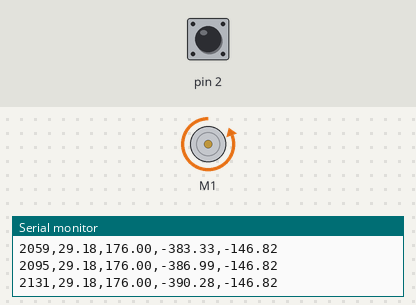
Recording of a sketch running on a simulated Arduino Uno, built with avr-gcc and run on an emulated ATmega328P. Parts: DC motor (green arrow = forward, orange = backward, longer = faster), the last lines printed to the serial monitor. The test bench sets the inputs (shaded band); at power-on: pin 2 HIGH.

Above: at 2.2 s.
2.3 s: pin 2 pulled LOW for 0.15 s
At 4.4 s:
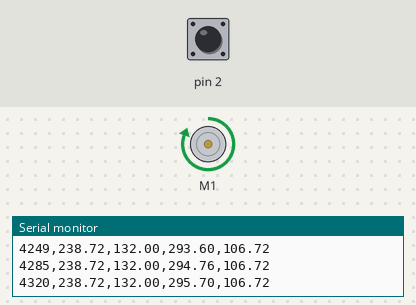
5.3 s: pin 2 pulled LOW for 1 s
At 6.64 s:
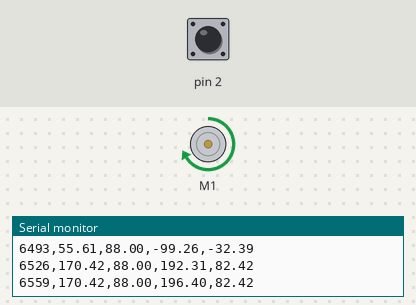
9.3 s: pin 2 pulled LOW for 0.15 s
At 11.63 s:
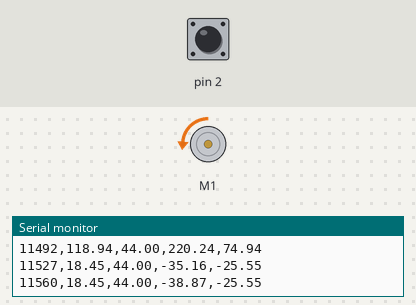
12.4 s: pin 2 pulled LOW for 0.15 s
At 14.7 s:
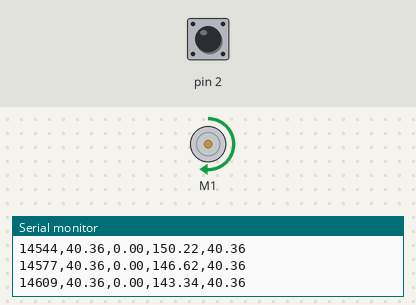
15.5 s: pin 2 pulled LOW for 0.15 s
18.6 s: pin 2 pulled LOW for 3.2 s
Timing chart, 0 to 50.5 s (numbered marks = the images above; inputs shaded):
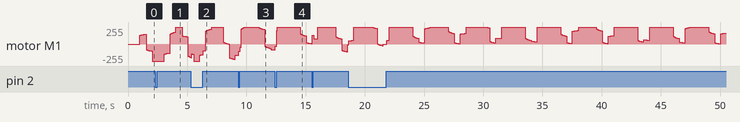

The sketch:

encoder_pid.ino
```cpp
#include <Wire.h>
#include <Adafruit_MotorShield.h>

Adafruit_MotorShield MS = Adafruit_MotorShield();
Adafruit_DCMotor *motor = MS.getMotor(1);

// some constants
const unsigned short ENCODER_TICKS = 16; // number of ticks in one revolution of the encoder
const unsigned short DEGREES_TICK = 360 / ENCODER_TICKS;

// PID gains
static double kp = 2.5;
static double ki = 1;
//static double kd = 0.5;

// starting position of the motor
volatile byte ticks = ENCODER_TICKS/2; // ticks of the encoder - essentially position. Start in the middle.
volatile unsigned long timeSum = 0; // Sum of the velocity queue. One less floating pont operation in the interrupt.
volatile unsigned long tickTimes[5] = {0,0,0,0,0}; // time delta between ticks - used for velocity calculations
volatile unsigned long prevTime = 0;
// 5 elements so that we have an average
volatile byte timeIndex = 0; // where to insert into the tickTimes array
volatile bool direction = true; // true = forward, false = backward

// other
boolean LED = true;

// for the PID controller
float error_sum = 0; // used for the I component of PID
unsigned long time;

void setup() {
  Serial.begin(9600);

  //pinMode(13, OUTPUT);
  //digitalWrite(13,LOW);

  pinMode(2,INPUT);
  digitalWrite(2,HIGH);

  attachInterrupt(0,readEncoder, CHANGE); // attaches to pin 2

  MS.begin();
  //motor->setSpeed(255);
  motor->run(FORWARD);
  delay(1000);
  //motor->setSpeed(0);

  Serial.println("time,command, actual, control, error");
  time = millis();

}

void loop() {
  float objective = 120.0*sin(millis()/500) + 120;

  float position = getPosition();
  float error = objective - position;

  float speed = PID(error, millis() - time);
  time = millis(); // update the previous time

  //Serial.println("time,command, actual, control, error");
  Serial.print(millis());
  Serial.print(",");
  Serial.print(objective);
  Serial.print(",");
  Serial.print(position);
  Serial.print(",");
  Serial.print(speed);
  Serial.print(",");
  Serial.println(error);

  setSpeed(speed);
}

void readEncoder() {
  //timeSum -= tickTimes[timeIndex]; // subtract the oldest value in the array from running sum
  //unsigned long time = millis(); // get when the tick happened - useful for velocity
//  Serial.print("Raw time: ");
//  Serial.println(time);
  //time -= tickTimes[(timeIndex + 4) % 5]; // get a time delta by subtracting the previous time

//  Serial.print("Time delta (ms): ");
//  Serial.println(time - prevTime);
  //tickTimes[timeIndex] = time - prevTime; // replace the oldest value with the new time delta
  //timeSum += time - prevTime; // add the new value to the running sum

  //prevTime = time;
  //timeIndex = (timeIndex+1) % 5; // move up where to insert into the array

  if(direction) {
    ticks = (ticks+1) % ENCODER_TICKS; // basically position
  } else {
    ticks = (ENCODER_TICKS+ticks-1) % ENCODER_TICKS; // going backward
  }

  // for debugging:
  //digitalWrite(13, LED);
  //LED = !LED;
  //Serial.println("!");
  //Serial.print("Pos: ");
  //Serial.println(ticks);
//  Serial.print("Array: ");
//  Serial.print(tickTimes[0]);
//  Serial.print(",");
//  Serial.print(tickTimes[1]);
//  Serial.print(",");
//  Serial.print(tickTimes[2]);
//  Serial.print(",");
//  Serial.print(tickTimes[3]);
//  Serial.print(",");
//  Serial.println(tickTimes[4]);

}

double getVelocity() {
  return DEGREES_TICK / 1000*(timeSum / 5); // average velocity over past 5 readings, in deg/s
}

double getPosition() {
  return ticks * DEGREES_TICK; // what angle we're at, more or less
}

float PID(float error, unsigned long timeDelta) {
  error_sum += error * (float(timeDelta)/1000); // accumulate error for the I term

  float P = kp * error; // error in degrees
  float I = ki * error_sum; // error_sum in degrees
  //float D = kd * getVelocity(); // velocity in deg/s
//  Serial.println("PI:");
//  Serial.println(P);
//  Serial.println(I);

  error_sum *= 0.9; // error sum should decay over time
  return P+I; //+D;
}

void setSpeed(float speed) {
  // now scale to [0-255]
  if(speed > 0) {
    motor->run(FORWARD);
    direction = true;
  } else {
    motor->run(BACKWARD);
    direction = false;
  }

  speed = abs(speed);

  if(speed > 255) {
    speed = 255;
  }

//  Serial.print("Setting speed: ");
//  Serial.println(int(speed));
  motor->setSpeed(int(speed));
}
```
